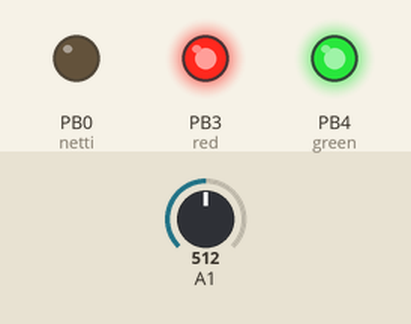
Bench run of a sketch on a simulated ATtiny85, built with avr-gcc and run on an emulated ATtiny85. Parts: output pins drawn as LEDs (lit = HIGH). Inputs (shaded band) come from the test bench; at power-on: A1 = 512. Sleep ends after the set time or at an interrupt.

Above: at 41.6 s.
Timing chart, 0 to 79.0 s (numbered marks = the images above):
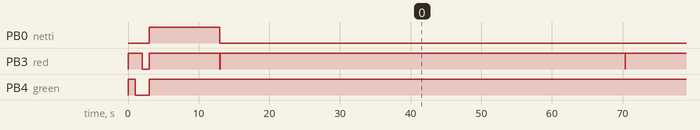

The sketch:

viemarivahti.ino
```cpp
#include <avr/io.h>
#include <avr/interrupt.h>
#include <avr/sleep.h>
#include <avr/wdt.h>

const int vauhti=8;

ISR(WDT_vect) {}

void nokosleep(int secs){
  while (secs>vauhti) {
    wdt_enable(WDTO_8S);
    WDTCR |= (1<<WDIE) ;
    sleep_mode();
    wdt_disable();
    secs=secs-vauhti;
  }
  // delay(secs*1000);
 }

const int red=PB3;
const int green=PB4;
const int netti=PB0;

int halytys=0;

void kyttays(int adc_value) {
  if (halytys==40) {
    digitalWrite(netti,HIGH);
    nokosleep(40);
    digitalWrite(netti,LOW);
    halytys=30;
  }
  else halytys+=1;
  digitalWrite(red,LOW);
  if (adc_value<0) delay(60);
  else delay(20);
  digitalWrite(red,HIGH);
  nokosleep(32);
  }


void setup() {
  DIDR0 = 0x3F; //Disable digital input buffers on all ADC0-ADC5 pins.
  sei(); // Enable global interrupts
  set_sleep_mode(SLEEP_MODE_PWR_DOWN);// Use the Power Down sleep mode
  analogReference(DEFAULT);  // Use Vcc as reference (or INTERNAL for 1.1V)
  pinMode(green, OUTPUT);
  pinMode(red, OUTPUT);
  pinMode(netti, OUTPUT);
  digitalWrite(green, HIGH);
  digitalWrite(red, HIGH);
  delay(1000);
  digitalWrite(green, LOW);
  delay(1000);
  digitalWrite(red, LOW);
  delay(1000);
  digitalWrite(green, HIGH);
  digitalWrite(red, HIGH);
  digitalWrite(netti,HIGH);
  delay(10000);
  digitalWrite(netti,LOW);
}

void loop() {
  digitalWrite(netti,LOW);
  digitalWrite(green, HIGH);
  digitalWrite(red, HIGH);
  ADCSRA |= (1<<ADEN); //Enable ADC
  //ACSR = (0<<ACD) ; //Enable the analog comparator
  int adc_value = (analogRead(1)/10)-40;
  if ((adc_value<0) || (adc_value>10)) kyttays(adc_value);
  else {
    halytys=0;
    digitalWrite(green,LOW);
    delay(30);
    digitalWrite(green,HIGH);
  }
  ADCSRA &= ~(1<<ADEN); //Disable ADC
  //ACSR = (1<<ACD); //Disable the analog comparator
  nokosleep(40);
}
```
